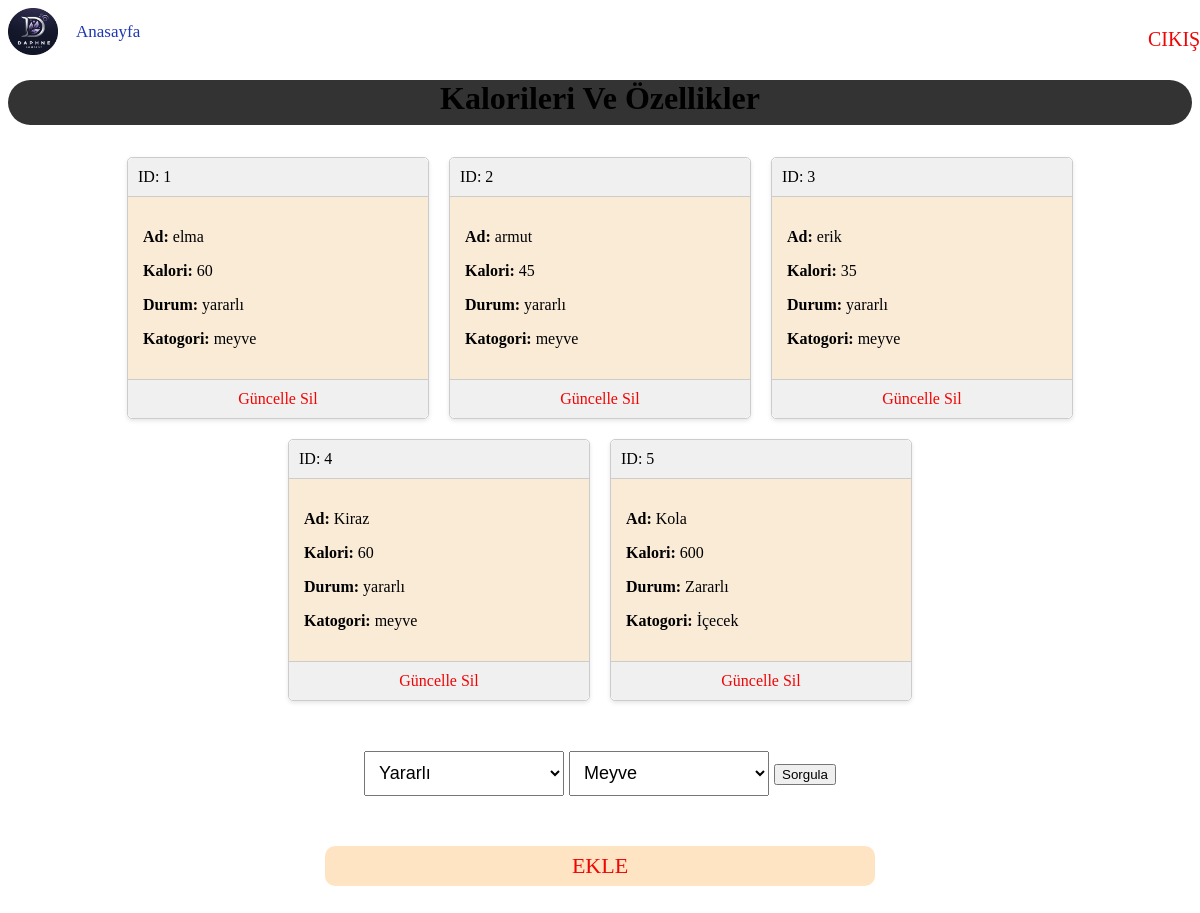
Screenshot of /gida (signed in) with the database file from the repository.
### tables this page shows
CREATE TABLE gida (id INTEGER PRIMARY KEY AUTOINCREMENT,ad TEXT , kalori TEXT , durum TEXT , katogori TEXT);

### main.py (the view)
@app.route("/gida")
def gida():
    if "ad" in session and session ["ad"] != None:
        sorgu = "SELECT * FROM gida "
        kayitlar = select(sorgu)
        return render_template("gida.html", gida = kayitlar)
    else:
          return redirect("/giris")

### sorgular.py (called while the page is built)
def select(sorgu):
     baglanti = sqlite3.connect("personel.db")
     imlec = baglanti.cursor()
     imlec.execute(sorgu)
     kayitlar = imlec.fetchall()
     baglanti.close()
     return kayitlar

### templates/gida.html (shortened to what this page needs)
<!DOCTYPE html>
<html lang="en">
<head>
    <link rel="stylesheet" href="/static/css/sty.css">
    <link rel="stylesheet" href="/static/css/gida.css">
</head>
<body>
    <ul>
      <div id = "cık">
      <a href="{{ url_for('cikis') }}" id = "cık" >CIKIŞ</a>
      </div>
        <a href="{{ url_for('anasayfa') }}"><img src="/static/images/indir.jpg" id="navbarrsm" alt=""></a>
        <li><a href="{{ url_for('anasayfa') }}">Anasayfa</a></li>
      </ul>
    <header>
        <h1>{{ first_char_upper }}  Kalorileri Ve  Özellikler</h1>
    </header>
    <div class="container">
        {% for adm in gida %}
        <div class="card">
            <div class="card-header">
                ID: {{ adm[0] }}
            </div>
            <div class="card-body">
                <p><strong>Ad:</strong> {{ adm[1] }}</p>
                <p><strong>Kalori:</strong> {{ adm[2] }}</p>
                <p><strong>Durum:</strong> {{ adm[3] }}</p>
                <p><strong>Katogori:</strong> {{ adm[4] }}</p>
            </div>
            <div class="card-footer">
                <a href="/gida/guncelle/{{ adm[0] }}" class="buton">Güncelle</a>
                <a href="/gida/sil/{{ adm[0] }}" class="buton">Sil</a>
            </div>
        </div>
        {% endfor %}
    </div>
<div id="sorgu">
    <form action="{{ url_for('gida_sorgu') }}" method="post">
        <select id="durum" name="durum" required>
            <option value="yararlı">Yararlı</option>
        </select>
        <select id="katogori" name="katogori" required>
            <option value="meyve" selected>Meyve</option>
        </select>
        <button type="submit">Sorgula</button>
    </form>
</div>
    <div>
        <a href="{{ url_for('gida_ekle') }}" class="buton" id="gida_ekle">EKLE</a>
    </div>
</body>
</html>

### static/css/sty.css (style rules this page uses)
h1 { background-color: #333; text-align: center; height: 45px; border-radius: 25px; }
.container { display: flex; flex-wrap: wrap; justify-content: center; }
.card { width: 300px; margin: 10px; border: 1px solid #ccc; border-radius: 5px; box-shadow: 0 2px 4px rgba(0, 0, 0, 0.1); }
.card-header { background-color: #f0f0f0; padding: 10px; border-bottom: 1px solid #ccc; border-top-left-radius: 5px; border-top-right-radius: 5px; }
.card-body { padding: 15px; background-color: antiquewhite; }
.card-footer { background-color: #f0f0f0; padding: 10px; border-top: 1px solid #ccc; border-bottom-left-radius: 5px; border-bottom-right-radius: 5px; text-align: center; }
#gida_ekle { display: flex; justify-content: center; align-items: center; text-decoration: none; background-color: bisque; border-radius: 10px; height: 40px; width: 550px; font-size: 22px; margin: 0 auto; transition: background-color 0.3s ease-in-out; margin-top: 50px; }
.buton { text-decoration: none; color: #f00505; text-align: center; }

### static/css/gida.css (style rules this page uses)
ul { list-style-type: none; margin: 0; padding: 0; overflow: hidden; color : #333; justify-content: left; display: flex; border-radius: 10px; }
li { float: left; }
li a, .dropbtn { display: inline-block; color: rgb(30, 55, 178); text-align: center; padding: 14px 18px; text-decoration: none; font-size: 17px; border-radius: 15px; }
#navbarrsm { width: 50px; height: 47px; border-radius: 10px; }
body { background-repeat: no-repeat; background-position: center top 50%; height: 900px; }
#cık { display: block; text-decoration: none; margin-top: 10px; color: #f00505; border-radius: 10px; margin-left: 95%; position: absolute; font-size: 20px; }
#sorgu { font-size: 20px; margin-top: 40px; display: flex; justify-content: center; }
#sorgu option { font-size: 16px; }
#sorgu option:checked { font-size: 16px; }
select { font-size: 18px; padding: 10px; width: 200px; height: 45px; }

### rows the page displays
gida: id "1", ad "elma", kalori "60", durum "yararlı", katogori "meyve"
gida: id "2", ad "armut", kalori "45", durum "yararlı", katogori "meyve"
gida: id "3", ad "erik", kalori "35", durum "yararlı", katogori "meyve"
gida: id "4", ad "Kiraz", kalori "60", durum "yararlı", katogori "meyve"
gida: id "5", ad "Kola", kalori "600", durum "Zararlı", katogori "İçecek"
